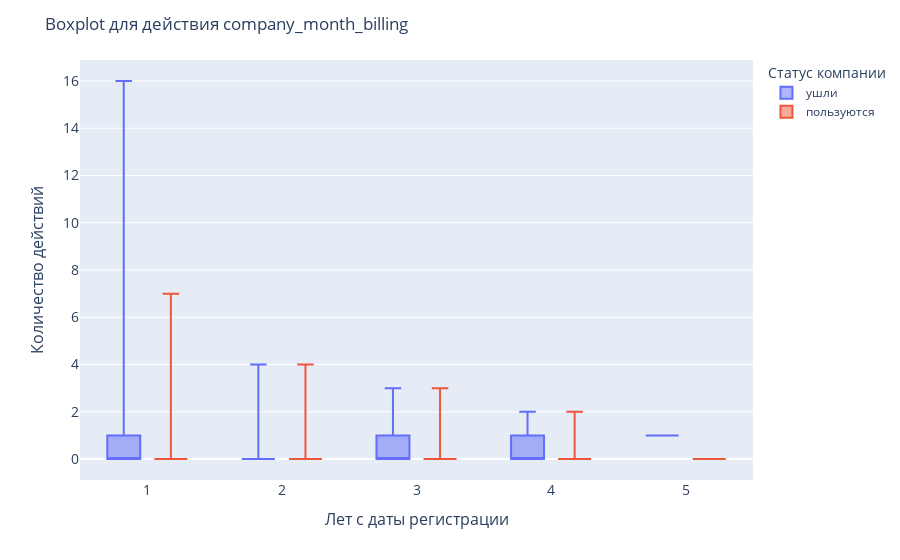

Here is the notebook cell this chart was saved with:
### Code cell
columns = ['company_month_billing',
               'company_month_stocks',
               'company_month_backups',
               'company_month_projects',
               'company_month_contractors',
               'company_month_resource_orders']



for i in columns:
    fig = px.box(company_activities, x="years_after_registration", y=i, color="global_status")
    fig.update_traces(boxpoints=False, selector=dict(type='box'))
    fig.update_layout(
        title=f'Boxplot для действия {i}',
            xaxis=dict(
                    title='Лет с даты регистрации',
                    titlefont_size=16,
                    tickfont_size=14,
            ),
            yaxis=dict(
                    title='Количество действий',
                    titlefont_size=16,
                    tickfont_size=14,
            ),
            legend=dict(
                    title='Статус компании'))
    fig.show()

### Figure 1 — Plotly figure (JSON) as saved in the notebook; plotly's stock layout.template omitted (floating-point values rounded to 4 significant figures; data arrays with more than 128 entries replaced by an {"elided": "..."} marker saying what was removed)
{"data": [{"alignmentgroup": "True", "boxpoints": false, "hovertemplate": "global_status=ушли<br>years_after_registration=%{x}<br>company_month_billing=%{y}<extra></extra>", "legendgroup": "ушли", "marker": {"color": "#636efa"}, "name": "ушли", "notched": false, "offsetgroup": "ушли", "orientation": "v", "showlegend": true, "type": "box", "x": {"elided": "3496 int values"}, "x0": " ", "xaxis": "x", "y": {"elided": "3496 int values"}, "y0": " ", "yaxis": "y"}, {"alignmentgroup": "True", "boxpoints": false, "hovertemplate": "global_status=пользуются<br>years_after_registration=%{x}<br>company_month_billing=%{y}<extra></extra>", "legendgroup": "пользуются", "marker": {"color": "#EF553B"}, "name": "пользуются", "notched": false, "offsetgroup": "пользуются", "orientation": "v", "showlegend": true, "type": "box", "x": {"elided": "2820 int values"}, "x0": " ", "xaxis": "x", "y": {"elided": "2820 int values"}, "y0": " ", "yaxis": "y"}], "layout": {"boxmode": "group", "legend": {"title": {"text": "Статус компании"}, "tracegroupgap": 0}, "margin": {"t": 60}, "title": {"text": "Boxplot для действия company_month_billing"}, "xaxis": {"anchor": "y", "domain": [0, 1], "tickfont": {"size": 14}, "title": {"font": {"size": 16}, "text": "Лет с даты регистрации"}}, "yaxis": {"anchor": "x", "domain": [0, 1], "tickfont": {"size": 14}, "title": {"font": {"size": 16}, "text": "Количество действий"}}}}
